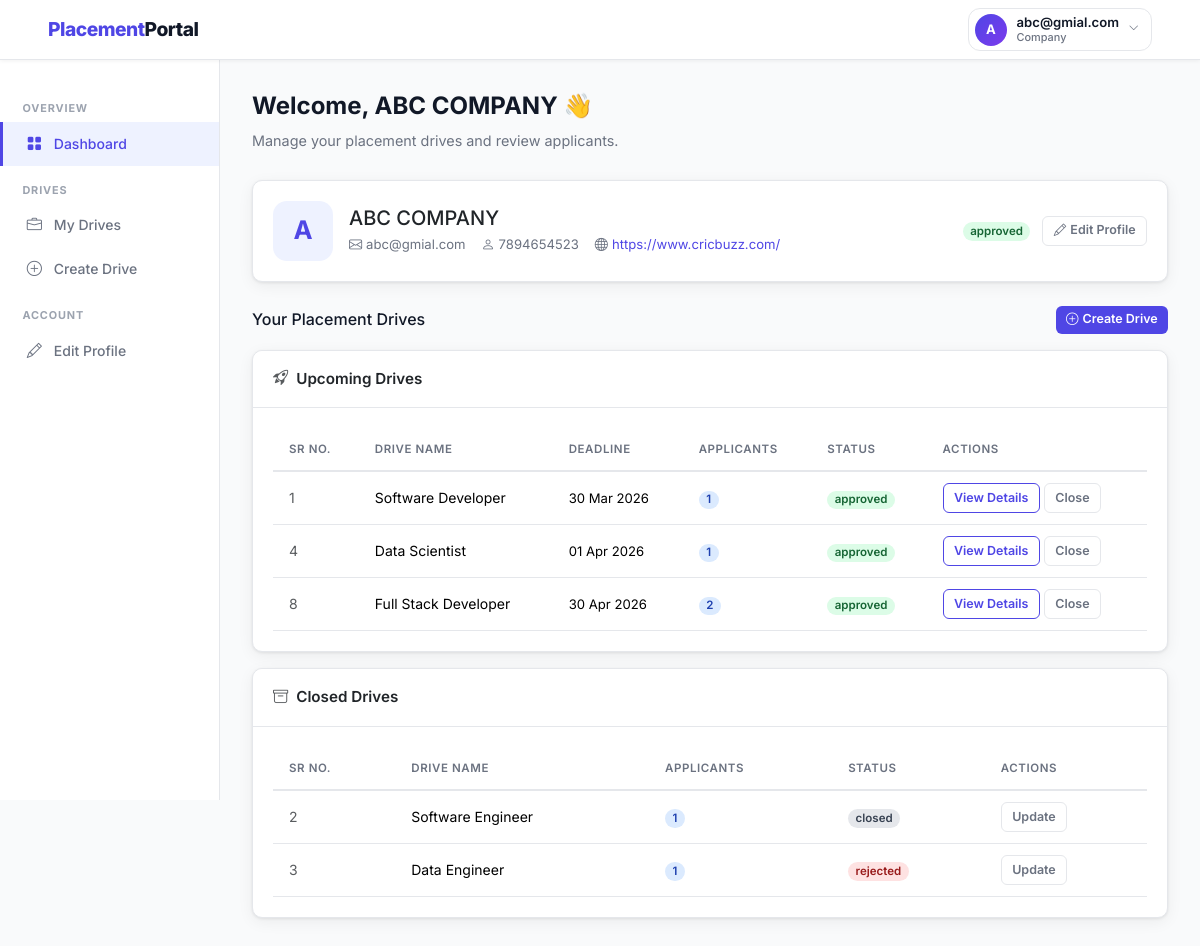
The page /company/dashboard (signed in) on the database its author committed.
### backend/models.py (models this page shows, shortened)
class Company(db.Model):
    __tablename__ = 'company'
    id = db.Column(db.Integer, primary_key=True)
    company_name = db.Column(db.String(150), nullable=False)
    email = db.Column(db.String(120), unique=True, nullable=False)
    password_hash = db.Column(db.String(256), nullable=False)
    hr_contact = db.Column(db.String(100))
    phone = db.Column(db.String(20))
    website = db.Column(db.String(200))
    description = db.Column(db.Text)
    approval_status = db.Column(db.String(20), default='pending')
    registered_at = db.Column(db.DateTime, default=datetime.utcnow)
    drives = db.relationship('PlacementDrive', backref='company', lazy=True,
                             cascade='all, delete-orphan')

class PlacementDrive(db.Model):
    __tablename__ = 'placement_drive'
    id = db.Column(db.Integer, primary_key=True)
    company_id = db.Column(db.Integer, db.ForeignKey('company.id'), nullable=False)
    job_title = db.Column(db.String(150), nullable=False)
    job_description = db.Column(db.Text, nullable=False)
    eligibility_criteria = db.Column(db.Text)
    location = db.Column(db.String(100))
    salary_package = db.Column(db.String(100))
    application_deadline = db.Column(db.Date, nullable=False)
    status = db.Column(db.String(20), default='pending')
    created_at = db.Column(db.DateTime, default=datetime.utcnow)
    applications = db.relationship('Application', backref='drive', lazy=True,
                                   cascade='all, delete-orphan')

### backend/routes.py (the view)
    @app.route('/company/dashboard')
    @login_required('company')
    def company_dashboard():
        company    = Company.query.get(session['user_id'])
        drives     = PlacementDrive.query.filter_by(company_id=company.id).all()
        drive_data = []
        for drive in drives:
            count = Application.query.filter_by(drive_id=drive.id).count()
            drive_data.append({'drive': drive, 'applicant_count': count})
        return render_template('company/dashboard.html',
                               company=company, drive_data=drive_data)

### backend/routes.py (called while the page is built)
def login_required(role):
    def decorator(f):
        @wraps(f)
        def decorated_function(*args, **kwargs):
            if 'user_id' not in session:
                flash('Please log in to continue.', 'warning')
                return redirect(url_for('auth_login', role=role))
            if session.get('role') != role:
                flash('You do not have permission to view that page.', 'danger')
                return redirect(url_for('home'))
            return f(*args, **kwargs)
        return decorated_function
    return decorator

### templates/company/dashboard.html (shortened to what this page needs)
{% extends 'layout_dashboard.html' %}
{% block sidebar %}
  <div class="sidebar-section">Overview</div>
  <a href="{{ url_for('company_dashboard') }}" class="sidebar-link active">
    <i class="bi bi-grid-fill"></i> Dashboard
  </a>
  <div class="sidebar-section">Drives</div>
  <a href="{{ url_for('company_drives') }}" class="sidebar-link">
    <i class="bi bi-briefcase"></i> My Drives
  </a>
  <a href="{{ url_for('company_create_drive') }}" class="sidebar-link">
    <i class="bi bi-plus-circle"></i> Create Drive
  </a>
  <div class="sidebar-section">Account</div>
  <a href="{{ url_for('company_edit_profile') }}" class="sidebar-link">
    <i class="bi bi-pencil"></i> Edit Profile
  </a>
{% endblock %}
{% block content %}
<div class="page-header">
  <h1>Welcome, {{ company.company_name }} 👋</h1>
  <p>Manage your placement drives and review applicants.</p>
</div>
<div class="card mb-4">
  <div class="card-body">
    <div class="d-flex align-items-center gap-3 flex-wrap">
      <div style="width:60px;height:60px;border-radius:14px;background:var(--primary-lt);
                  display:flex;align-items:center;justify-content:center;
                  font-size:1.6rem;font-weight:700;color:var(--primary);flex-shrink:0;">
        {{ company.company_name[0]|upper }}
      </div>
      <div class="flex-grow-1">
        <h5 class="fw-700 mb-1">{{ company.company_name }}</h5>
        <div class="d-flex gap-3 flex-wrap" style="font-size:.82rem;color:var(--muted);">
          <span><i class="bi bi-envelope me-1"></i>{{ company.email }}</span>
          {% if company.hr_contact %}
          <span><i class="bi bi-person me-1"></i>{{ company.hr_contact }}</span>
          {% endif %}
          {% if company.website %}
          <span><i class="bi bi-globe me-1"></i><a href="{{ company.website }}" target="_blank">{{ company.website }}</a></span>
          {% endif %}
        </div>
      </div>
      <div>
        <span class="badge badge-{{ company.approval_status }} me-2">{{ company.approval_status }}</span>
        <a href="{{ url_for('company_edit_profile') }}" class="btn btn-outline-secondary btn-sm">
          <i class="bi bi-pencil me-1"></i>Edit Profile
        </a>
      </div>
    </div>
  </div>
</div>
<div class="d-flex align-items-center justify-content-between mb-3">
  <h6 class="fw-700 mb-0">Your Placement Drives</h6>
  <a href="{{ url_for('company_create_drive') }}" class="btn btn-primary btn-sm">
    <i class="bi bi-plus-circle me-1"></i>Create Drive
  </a>
</div>
{% if drive_data %}
{% set active_drives = drive_data | selectattr('drive.status', 'in', ['pending','approved']) | list %}
{% if active_drives %}
<div class="card mb-3">
  <div class="card-header">
    <span><i class="bi bi-rocket-takeoff me-2 text-muted"></i>Upcoming Drives</span>
  </div>
  <div class="card-body p-0">
    <table class="table mb-0">
      <thead>
        <tr><th>Sr No.</th><th>Drive Name</th><th>Deadline</th><th>Applicants</th><th>Status</th><th>Actions</th></tr>
      </thead>
      <tbody>
        {% for item in active_drives %}
        <tr>
          <td class="text-muted">{{ item.drive.id }}</td>
          <td class="fw-600">{{ item.drive.job_title }}</td>
          <td style="font-size:.82rem;">{{ item.drive.application_deadline.strftime('%d %b %Y') }}</td>
          <td><span class="badge badge-applied">{{ item.applicant_count }}</span></td>
          <td><span class="badge badge-{{ item.drive.status }}">{{ item.drive.status }}</span></td>
          <td>
            <div class="d-flex gap-1">
              <a href="{{ url_for('company_drive_applications', drive_id=item.drive.id) }}"
                 class="btn btn-outline-primary btn-sm">View Details</a>
              <a href="{{ url_for('company_close_drive', drive_id=item.drive.id) }}"
                 class="btn btn-outline-secondary btn-sm">Close</a>
            </div>
          </td>
        </tr>
        {% endfor %}
      </tbody>
    </table>
  </div>
</div>
{% endif %}
{% set closed_drives = drive_data | selectattr('drive.status', 'in', ['closed','rejected']) | list %}
{% if closed_drives %}
<div class="card">
  <div class="card-header">
    <span><i class="bi bi-archive me-2 text-muted"></i>Closed Drives</span>
  </div>
  <div class="card-body p-0">
    <table class="table mb-0">
      <thead>
        <tr><th>Sr No.</th><th>Drive Name</th><th>Applicants</th><th>Status</th><th>Actions</th></tr>
      </thead>
      <tbody>
        {% for item in closed_drives %}
        <tr>
          <td class="text-muted">{{ item.drive.id }}</td>
          <td class="fw-600">{{ item.drive.job_title }}</td>
          <td><span class="badge badge-applied">{{ item.applicant_count }}</span></td>
          <td><span class="badge badge-{{ item.drive.status }}">{{ item.drive.status }}</span></td>
          <td>
            <a href="{{ url_for('company_drive_applications', drive_id=item.drive.id) }}"
               class="btn btn-outline-secondary btn-sm">Update</a>
          </td>
        </tr>
        {% endfor %}
      </tbody>
    </table>
  </div>
</div>
{% endif %}
{% endif %}
{% endblock %}

### templates/layout_dashboard.html (shortened to what this page needs)
{% extends 'base.html' %}
{% block body %}
<nav class="navbar navbar-expand-lg fixed-top">
  <div class="container-fluid px-4">
    <a class="navbar-brand" href="{{ url_for('home') }}">
      Placement<span>Portal</span>
    </a>
    <div class="ms-auto d-flex align-items-center gap-3">
      <div class="dropdown">
        <button class="profile-trigger dropdown-toggle"
                data-bs-toggle="dropdown"
                aria-expanded="false">
          <div class="avatar-circle">
            {{ session.name[0]|upper if session.name else '?' }}
          </div>
          <div class="profile-info">
            <span class="profile-name">{{ session.name }}</span>
            <span class="profile-role">{{ session.role|capitalize }}</span>
          </div>
          <i class="bi bi-chevron-down chevron-icon"></i>
        </button>
      </div>
    </div>
  </div>
</nav>
<aside class="sidebar" style="top:60px;">
  {% block sidebar %}{% endblock %}
</aside>
<main class="main-with-sidebar" style="margin-top:60px;">
  {% block content %}{% endblock %}
</main>
{% endblock %}

### rows shown on the page
Company: name "abc@gmial.com", company_name "ABC COMPANY", company_name "A", email "abc@gmial.com", hr_contact "7894654523", website "https://www.cricbuzz.com/", approval_status "approved"
PlacementDrive: drive.id "1", drive.job_title "Software Developer", drive.application_deadline "30 Mar 2026", drive.status "approved"
PlacementDrive: drive.id "4", drive.job_title "Data Scientist", drive.application_deadline "01 Apr 2026", drive.status "approved"
PlacementDrive: drive.id "8", drive.job_title "Full Stack Developer", drive.application_deadline "30 Apr 2026", drive.status "approved"
PlacementDrive: drive.id "2", drive.job_title "Software Engineer", drive.status "closed"
PlacementDrive: drive.id "3", drive.job_title "Data Engineer", drive.status "rejected"

### other values the page prints
{{ session.name[0]|upper if session.name else '?' }} "A"
{{ session.role|capitalize }} "Company"
{{ item.applicant_count }} "1" "1" "2"
{{ item.applicant_count }} "1" "1"
